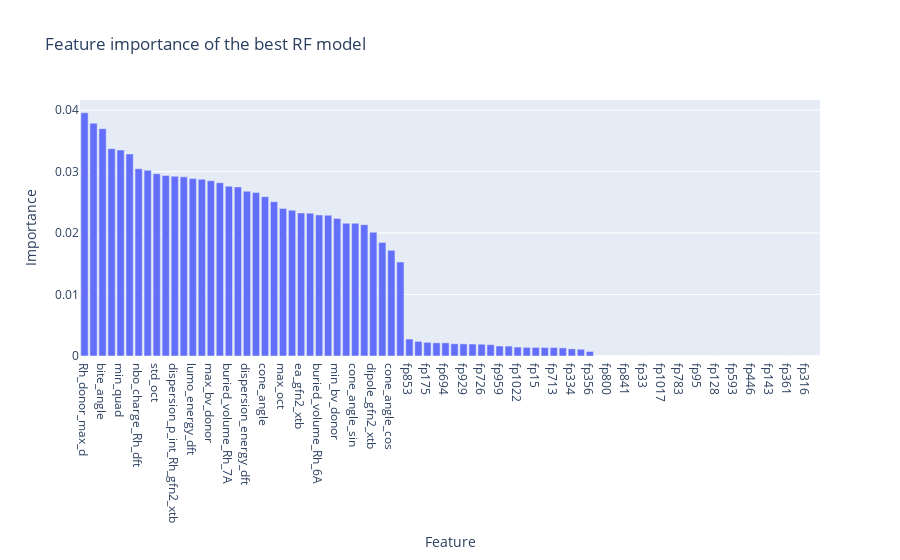

Write notebook code for a chart like this one.
### Code cell
fig_fi

### Figure 1 — Plotly figure (JSON) as saved in the notebook; plotly's stock layout.template omitted (floating-point values rounded to 4 significant figures)
{"data": [{"alignmentgroup": "True", "hovertemplate": "index=%{x}<br>importance=%{y}<extra></extra>", "legendgroup": "", "marker": {"color": "#636efa", "pattern": {"shape": ""}}, "name": "", "offsetgroup": "", "orientation": "v", "showlegend": false, "textposition": "auto", "x": ["Rh_donor_max_d", "lone_pair_occ_max", "bite_angle", "min_NBO_donor", "min_quad", "buried_volume_Rh_3.5A", "nbo_charge_Rh_dft", "buried_volume_Rh_4A", "std_oct", "Rh_donor_min_d", "dispersion_p_int_Rh_gfn2_xtb", "bite_angle_cos", "lumo_energy_dft", "min_oct", "max_bv_donor", "homo_energy_dft", "buried_volume_Rh_7A", "buried_volume_Rh_5A", "dispersion_energy_dft", "mulliken_charge_Rh_dft", "cone_angle", "std_quad", "max_oct", "lone_pair_occ_min", "ea_gfn2_xtb", "max_NBO_donor", "buried_volume_Rh_6A", "ratio_min_oct_min_quad", "min_bv_donor", "ratio_std_oct_std_quad", "cone_angle_sin", "max_quad", "dipole_gfn2_xtb", "dipole_moment_dft", "cone_angle_cos", "bite_angle_sin", "fp853", "fp329", "fp175", "fp1020", "fp694", "fp64", "fp929", "fp389", "fp726", "fp122", "fp959", "fp341", "fp1022", "fp328", "fp15", "fp849", "fp713", "fp342", "fp334", "fp1009", "fp356", "fp847", "fp800", "fp801", "fp841", "fp961", "fp33", "fp755", "fp1017", "fp12", "fp783", "fp245", "fp95", "fp291", "fp128", "fp615", "fp593", "fp585", "fp446", "fp438", "fp143", "fp378", "fp361", "fp222", "fp316", "fp695"], "xaxis": "x", "y": [0.03955, 0.03786, 0.03697, 0.03372, 0.03348, 0.03286, 0.03045, 0.03019, 0.02964, 0.02934, 0.02922, 0.02914, 0.02885, 0.02875, 0.0285, 0.02817, 0.02762, 0.0275, 0.02678, 0.0266, 0.02591, 0.02509, 0.02399, 0.02371, 0.02326, 0.02322, 0.02294, 0.02289, 0.02235, 0.02158, 0.02157, 0.02135, 0.02013, 0.01846, 0.01719, 0.01529, 0.00276, 0.00238, 0.002221, 0.002142, 0.002138, 0.001993, 0.00197, 0.001948, 0.001916, 0.001843, 0.001626, 0.00161, 0.00145, 0.001402, 0.001394, 0.001383, 0.001381, 0.001317, 0.001161, 0.001095, 0.0007343, 0.0, 0.0, 0.0, 0.0, 0.0, 0.0, 0.0, 0.0, 0.0, 0.0, 0.0, 0.0, 0.0, 0.0, 0.0, 0.0, 0.0, 0.0, 0.0, 0.0, 0.0, 0.0, 0.0, 0.0, 0.0], "yaxis": "y", "type": "bar"}], "layout": {"xaxis": {"anchor": "y", "domain": [0.0, 1.0], "title": {"text": "Feature"}}, "yaxis": {"anchor": "x", "domain": [0.0, 1.0], "title": {"text": "Importance"}}, "legend": {"tracegroupgap": 0}, "title": {"text": "Feature importance of the best RF model"}, "barmode": "relative"}}
